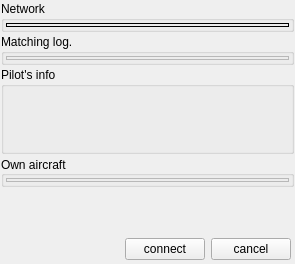
<?xml version="1.0" encoding="UTF-8"?>
<ui version="4.0">
 <class>CLoginAdvComponent</class>
 <widget class="QFrame" name="CLoginAdvComponent">
  <property name="geometry">
   <rect>
    <x>0</x>
    <y>0</y>
    <width>295</width>
    <height>264</height>
   </rect>
  </property>
  <property name="windowTitle">
   <string>Login component</string>
  </property>
  <layout class="QVBoxLayout" name="hl_LoginAdvComponent">
   <property name="spacing">
    <number>2</number>
   </property>
   <property name="leftMargin">
    <number>1</number>
   </property>
   <property name="topMargin">
    <number>1</number>
   </property>
   <property name="rightMargin">
    <number>1</number>
   </property>
   <property name="bottomMargin">
    <number>1</number>
   </property>
   <item>
    <widget class="QGroupBox" name="gb_Network">
     <property name="title">
      <string>Network</string>
     </property>
     <layout class="QVBoxLayout" name="vl_Network">
      <property name="spacing">
       <number>3</number>
      </property>
      <property name="leftMargin">
       <number>2</number>
      </property>
      <property name="topMargin">
       <number>2</number>
      </property>
      <property name="rightMargin">
       <number>2</number>
      </property>
      <property name="bottomMargin">
       <number>2</number>
      </property>
      <item>
       <widget class="BlackGui::Components::CNetworkDetailsComponent" name="comp_NetworkDetails">
        <property name="frameShape">
         <enum>QFrame::Panel</enum>
        </property>
       </widget>
      </item>
     </layout>
    </widget>
   </item>
   <item>
    <widget class="QGroupBox" name="gb_MatchingLog">
     <property name="title">
      <string>Matching log.</string>
     </property>
     <layout class="QVBoxLayout" name="vl_MatchingLogConnected">
      <property name="leftMargin">
       <number>2</number>
      </property>
      <property name="topMargin">
       <number>2</number>
      </property>
      <property name="rightMargin">
       <number>2</number>
      </property>
      <property name="bottomMargin">
       <number>2</number>
      </property>
      <item>
       <widget class="BlackGui::Components::CModelMatcherLogEnable" name="comp_MatchingLog">
        <property name="frameShape">
         <enum>QFrame::StyledPanel</enum>
        </property>
        <property name="frameShadow">
         <enum>QFrame::Raised</enum>
        </property>
       </widget>
      </item>
     </layout>
    </widget>
   </item>
   <item>
    <widget class="QGroupBox" name="gb_PilotsDetails">
     <property name="title">
      <string>Pilot's info</string>
     </property>
     <layout class="QVBoxLayout" name="vl_PilotIngoGroupBox">
      <property name="leftMargin">
       <number>2</number>
      </property>
      <property name="topMargin">
       <number>2</number>
      </property>
      <property name="rightMargin">
       <number>2</number>
      </property>
      <property name="bottomMargin">
       <number>2</number>
      </property>
      <item alignment="Qt::AlignTop">
       <widget class="BlackGui::Editors::CPilotForm" name="form_Pilot">
        <property name="minimumSize">
         <size>
          <width>0</width>
          <height>60</height>
         </size>
        </property>
        <property name="focusPolicy">
         <enum>Qt::NoFocus</enum>
        </property>
       </widget>
      </item>
     </layout>
    </widget>
   </item>
   <item>
    <widget class="QGroupBox" name="gb_OwnAircraft">
     <property name="focusPolicy">
      <enum>Qt::StrongFocus</enum>
     </property>
     <property name="title">
      <string>Own aircraft</string>
     </property>
     <property name="alignment">
      <set>Qt::AlignLeading|Qt::AlignLeft|Qt::AlignVCenter</set>
     </property>
     <property name="checkable">
      <bool>false</bool>
     </property>
     <layout class="QVBoxLayout" name="vl_OwnAircraft">
      <property name="leftMargin">
       <number>2</number>
      </property>
      <property name="topMargin">
       <number>2</number>
      </property>
      <property name="rightMargin">
       <number>2</number>
      </property>
      <property name="bottomMargin">
       <number>2</number>
      </property>
      <item>
       <widget class="BlackGui::Components::COwnAircraftComponent" name="comp_OwnAircraft">
        <property name="frameShape">
         <enum>QFrame::StyledPanel</enum>
        </property>
        <property name="frameShadow">
         <enum>QFrame::Raised</enum>
        </property>
       </widget>
      </item>
     </layout>
    </widget>
   </item>
   <item>
    <spacer name="vs_LoginAdvComponent">
     <property name="orientation">
      <enum>Qt::Vertical</enum>
     </property>
     <property name="sizeHint" stdset="0">
      <size>
       <width>20</width>
       <height>40</height>
      </size>
     </property>
    </spacer>
   </item>
   <item alignment="Qt::AlignBottom">
    <widget class="QFrame" name="fr_Buttons">
     <layout class="QGridLayout" name="gl_Buttons">
      <property name="leftMargin">
       <number>10</number>
      </property>
      <property name="topMargin">
       <number>3</number>
      </property>
      <property name="rightMargin">
       <number>3</number>
      </property>
      <property name="bottomMargin">
       <number>3</number>
      </property>
      <item row="1" column="1">
       <spacer name="hs_Buttons">
        <property name="orientation">
         <enum>Qt::Horizontal</enum>
        </property>
        <property name="sizeHint" stdset="0">
         <size>
          <width>40</width>
          <height>20</height>
         </size>
        </property>
       </spacer>
      </item>
      <item row="1" column="3">
       <widget class="QPushButton" name="pb_Cancel">
        <property name="text">
         <string>cancel</string>
        </property>
        <property name="shortcut">
         <string>Esc</string>
        </property>
       </widget>
      </item>
      <item row="1" column="2">
       <widget class="QPushButton" name="pb_Connect">
        <property name="text">
         <string>connect</string>
        </property>
       </widget>
      </item>
     </layout>
    </widget>
   </item>
  </layout>
 </widget>
 <customwidgets>
  <customwidget>
   <class>BlackGui::Components::CModelMatcherLogEnable</class>
   <extends>QFrame</extends>
   <header>blackgui/components/modelmatcherlogenable.h</header>
   <container>1</container>
  </customwidget>
  <customwidget>
   <class>BlackGui::Editors::CPilotForm</class>
   <extends>QFrame</extends>
   <header>blackgui/editors/pilotform.h</header>
   <container>1</container>
  </customwidget>
  <customwidget>
   <class>BlackGui::Components::CNetworkDetailsComponent</class>
   <extends>QFrame</extends>
   <header>blackgui/components/networkdetailscomponent.h</header>
   <container>1</container>
  </customwidget>
  <customwidget>
   <class>BlackGui::Components::COwnAircraftComponent</class>
   <extends>QFrame</extends>
   <header>blackgui/components/ownaircraftcomponent.h</header>
   <container>1</container>
  </customwidget>
 </customwidgets>
 <tabstops>
  <tabstop>form_Pilot</tabstop>
  <tabstop>pb_Connect</tabstop>
  <tabstop>pb_Cancel</tabstop>
 </tabstops>
 <resources/>
 <connections/>
</ui>
